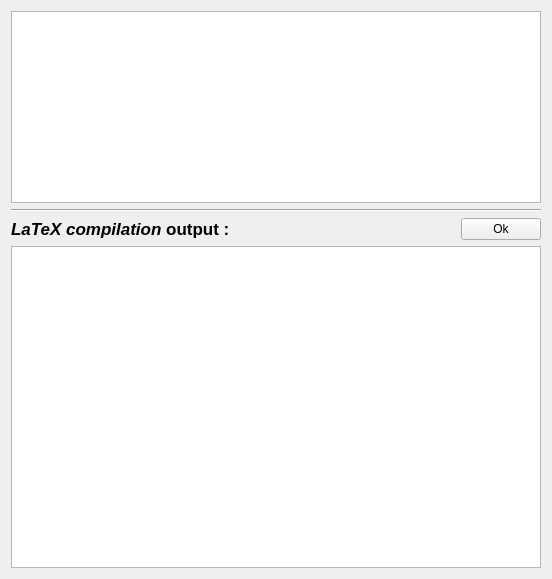
<ui version="4.0" >
 <class>PdflatexLogDialog</class>
 <widget class="QWidget" name="PdflatexLogDialog" >
  <property name="geometry" >
   <rect>
    <x>0</x>
    <y>0</y>
    <width>552</width>
    <height>579</height>
   </rect>
  </property>
  <property name="windowTitle" >
   <string>pdflatex output</string>
  </property>
  <layout class="QVBoxLayout" name="verticalLayout" >
   <item>
    <widget class="QTextEdit" name="headerTextEdit" >
     <property name="sizePolicy" >
      <sizepolicy vsizetype="Fixed" hsizetype="Expanding" >
       <horstretch>0</horstretch>
       <verstretch>0</verstretch>
      </sizepolicy>
     </property>
     <property name="palette" >
      <palette>
       <active>
        <colorrole role="Base" >
         <brush brushstyle="SolidPattern" >
          <color alpha="255" >
           <red>255</red>
           <green>255</green>
           <blue>255</blue>
          </color>
         </brush>
        </colorrole>
       </active>
       <inactive>
        <colorrole role="Base" >
         <brush brushstyle="SolidPattern" >
          <color alpha="255" >
           <red>255</red>
           <green>255</green>
           <blue>255</blue>
          </color>
         </brush>
        </colorrole>
       </inactive>
       <disabled>
        <colorrole role="Base" >
         <brush brushstyle="SolidPattern" >
          <color alpha="255" >
           <red>212</red>
           <green>208</green>
           <blue>200</blue>
          </color>
         </brush>
        </colorrole>
       </disabled>
      </palette>
     </property>
     <property name="verticalScrollBarPolicy" >
      <enum>Qt::ScrollBarAlwaysOff</enum>
     </property>
     <property name="horizontalScrollBarPolicy" >
      <enum>Qt::ScrollBarAlwaysOff</enum>
     </property>
     <property name="readOnly" >
      <bool>true</bool>
     </property>
    </widget>
   </item>
   <item>
    <widget class="Line" name="line" >
     <property name="orientation" >
      <enum>Qt::Horizontal</enum>
     </property>
    </widget>
   </item>
   <item>
    <layout class="QHBoxLayout" name="horizontalLayout" >
     <item>
      <widget class="QLabel" name="label" >
       <property name="text" >
        <string>&lt;!DOCTYPE HTML PUBLIC "-//W3C//DTD HTML 4.0//EN" "http://www.w3.org/TR/REC-html40/strict.dtd">
&lt;html>&lt;head>&lt;meta name="qrichtext" content="1" />&lt;style type="text/css">
p, li { white-space: pre-wrap; }
&lt;/style>&lt;/head>&lt;body style=" font-family:'Lucida Grande'; font-size:13pt; font-weight:400; font-style:normal;">
&lt;p style=" margin-top:0px; margin-bottom:0px; margin-left:0px; margin-right:0px; -qt-block-indent:0; text-indent:0px;">&lt;span style=" font-weight:600; font-style:italic;">LaTeX compilation&lt;/span>&lt;span style=" font-weight:600;"> output :&lt;/span> &lt;/p>&lt;/body>&lt;/html></string>
       </property>
      </widget>
     </item>
     <item>
      <spacer name="horizontalSpacer" >
       <property name="orientation" >
        <enum>Qt::Horizontal</enum>
       </property>
       <property name="sizeHint" stdset="0" >
        <size>
         <width>208</width>
         <height>17</height>
        </size>
       </property>
      </spacer>
     </item>
     <item>
      <widget class="QPushButton" name="okButton" >
       <property name="text" >
        <string>Ok</string>
       </property>
      </widget>
     </item>
    </layout>
   </item>
   <item>
    <widget class="QTextEdit" name="outputTextEdit" >
     <property name="readOnly" >
      <bool>true</bool>
     </property>
    </widget>
   </item>
  </layout>
 </widget>
 <resources/>
 <connections>
  <connection>
   <sender>okButton</sender>
   <signal>clicked()</signal>
   <receiver>PdflatexLogDialog</receiver>
   <slot>close()</slot>
   <hints>
    <hint type="sourcelabel" >
     <x>378</x>
     <y>154</y>
    </hint>
    <hint type="destinationlabel" >
     <x>449</x>
     <y>158</y>
    </hint>
   </hints>
  </connection>
 </connections>
</ui>
